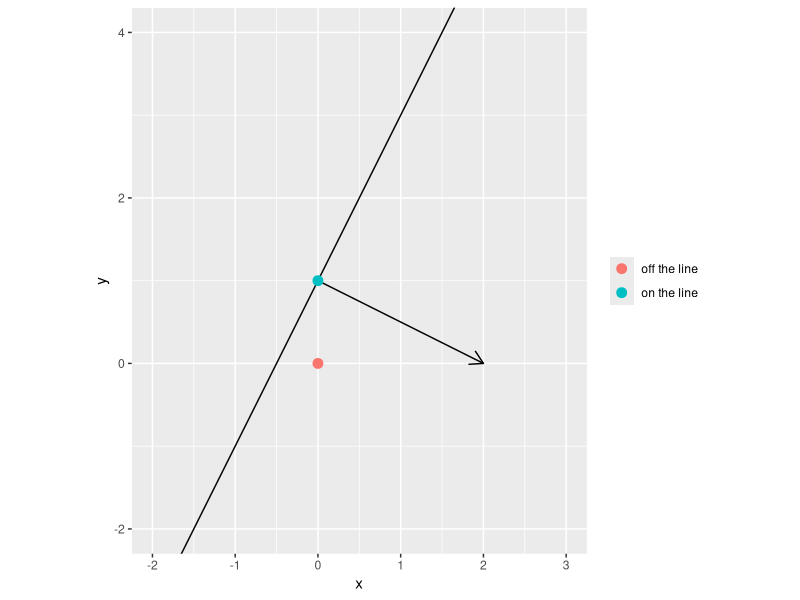

Recreate this plot in R.
## ---- chunk 1
#| label: fig-hyperplane-graph
#| fig-cap: >-
#|   The graph of $y = 2x + 1$, a line in the plane,
#|   with its normal vector $(2, -1)$ drawn from the point $(0, 1)$ on it
#|   and the point $(0, 0)$ off it
#| fig-alt: >-
#|   A straight line rising to the right through the point (0, 1).
#|   An arrow from (0, 1) points right and down, perpendicular to the line.
#|   A second point at the origin lies below the line.
arrow_length <- grid::unit(0.15, "inches")
normal_arrow <- grid::arrow(length = arrow_length)
points <- data.frame(x = c(0, 0), y = c(1, 0), label = c("on the line", "off the line"))
ggplot2::ggplot() +
  ggplot2::geom_abline(intercept = 1, slope = 2) +
  ggplot2::geom_segment(
    ggplot2::aes(x = 0, y = 1, xend = 2, yend = 0),
    arrow = normal_arrow
  ) +
  ggplot2::geom_point(ggplot2::aes(x = x, y = y, colour = label), data = points, size = 3) +
  ggplot2::coord_fixed(xlim = c(-2, 3), ylim = c(-2, 4)) +
  ggplot2::labs(x = "x", y = "y", colour = NULL)
